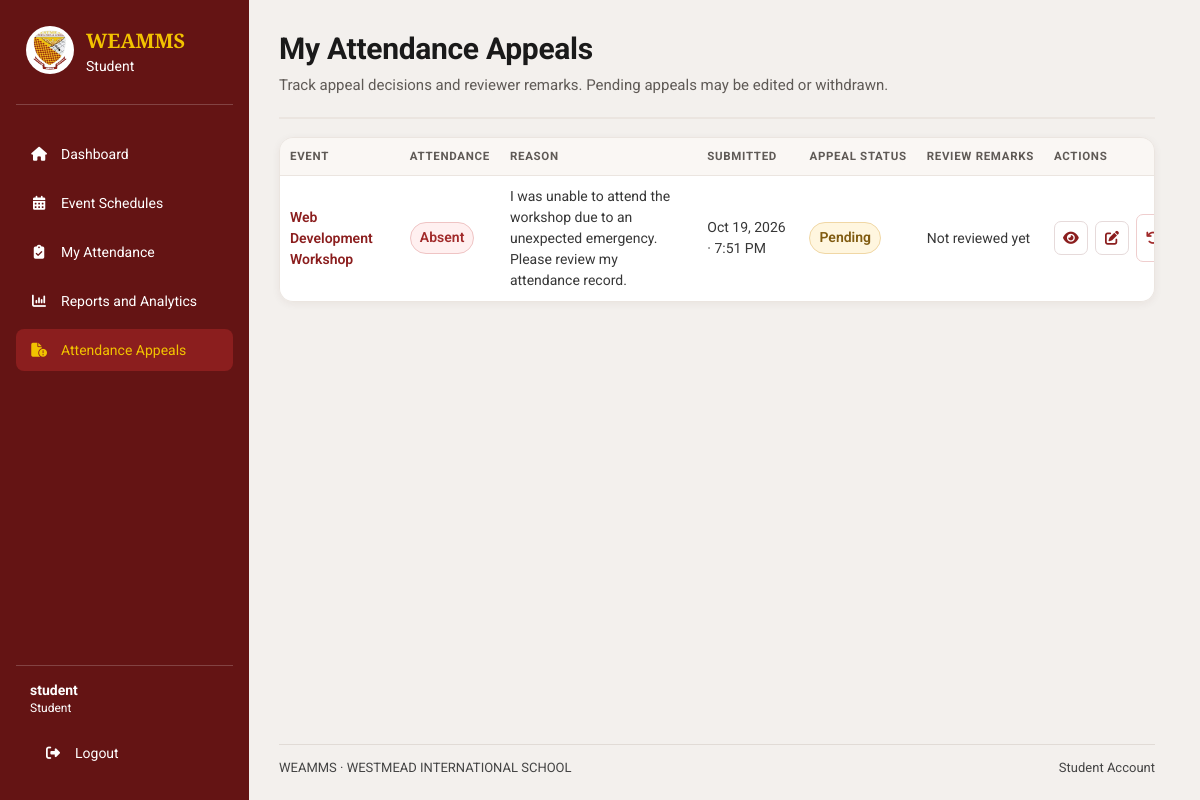
The page /student/appeals/index.php (signed in) on the database as committed earlier.
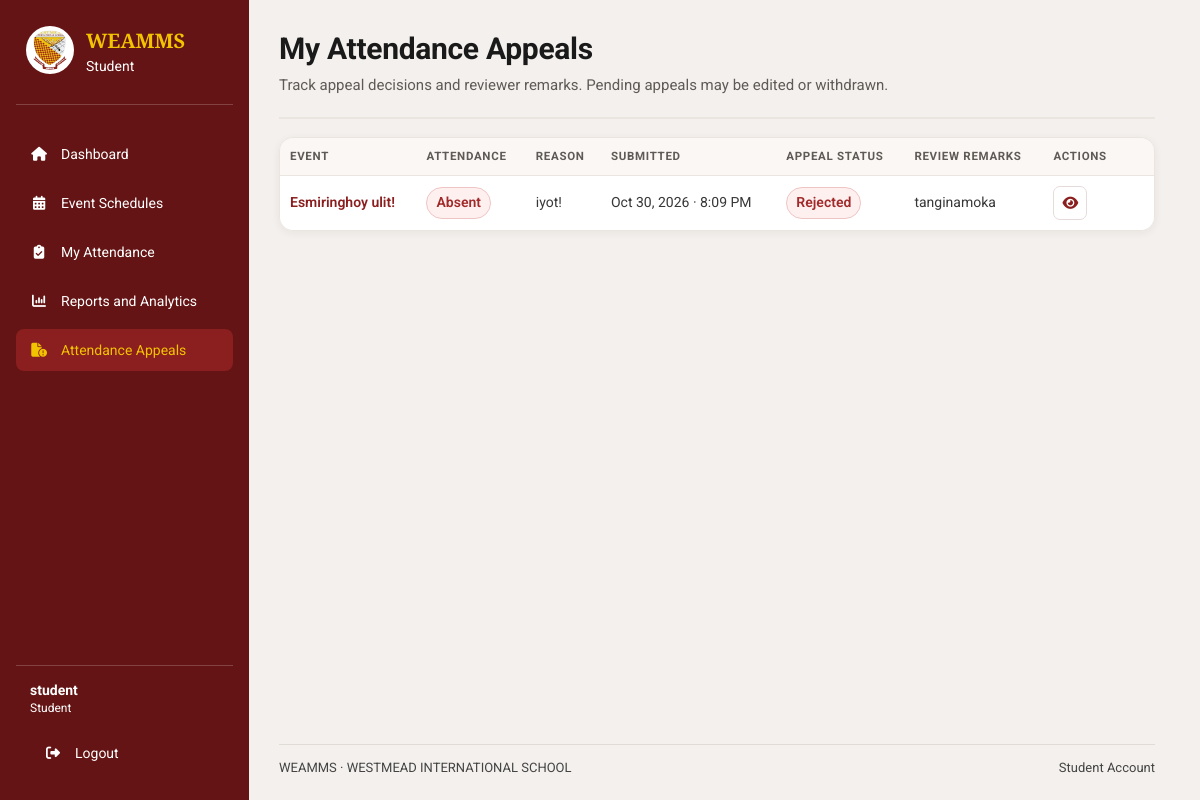
The same page on the database as committed later.
### tables this page shows
CREATE TABLE `attendance_appeals` (
  `appeal_id` bigint(20) UNSIGNED NOT NULL,
  `attendance_id` bigint(20) UNSIGNED NOT NULL,
  `student_id` bigint(20) UNSIGNED NOT NULL,
  `appeal_reason` text NOT NULL,
  `evidence_path` varchar(500) DEFAULT NULL,
  `appeal_status` enum('pending','approved','rejected','withdrawn') NOT NULL DEFAULT 'pending',
  `reviewed_by_department_head_id` bigint(20) UNSIGNED DEFAULT NULL,
  `reviewed_at` datetime DEFAULT NULL,
  `reviewer_remarks` text DEFAULT NULL,
  `submitted_at` timestamp NOT NULL DEFAULT current_timestamp(),
  `updated_at` timestamp NOT NULL DEFAULT current_timestamp() ON UPDATE current_timestamp()
);

CREATE TABLE `events` (
  `event_id` bigint(20) UNSIGNED NOT NULL,
  `department_id` bigint(20) UNSIGNED NOT NULL,
  `requested_by` bigint(20) UNSIGNED NOT NULL,
  `academic_period_id` bigint(20) UNSIGNED NOT NULL,
  `event_title` varchar(200) NOT NULL,
  `event_description` text DEFAULT NULL,
  `venue` varchar(200) DEFAULT NULL,
  `start_at` datetime NOT NULL,
  `end_at` datetime NOT NULL,
  `attendance_opens_at` datetime DEFAULT NULL,
  `attendance_closes_at` datetime DEFAULT NULL,
  `event_status` enum('pending','approved','rejected','cancelled','cancellation_requested','completed') NOT NULL DEFAULT 'pending',
  `admin_reviewed_by` bigint(20) UNSIGNED DEFAULT NULL,
  `admin_reviewed_at` datetime DEFAULT NULL,
  `admin_remarks` text DEFAULT NULL,
  `cancellation_requested_at` datetime DEFAULT NULL,
  `cancellation_requested_by` bigint(20) UNSIGNED DEFAULT NULL,
  `cancellation_request_remarks` text DEFAULT NULL,
  `created_at` timestamp NOT NULL DEFAULT current_timestamp(),
  `updated_at` timestamp NOT NULL DEFAULT current_timestamp() ON UPDATE current_timestamp()
);

CREATE TABLE `event_attendance` (
  `attendance_id` bigint(20) UNSIGNED NOT NULL,
  `event_id` bigint(20) UNSIGNED NOT NULL,
  `student_id` bigint(20) UNSIGNED NOT NULL,
  `attendance_status` enum('present','late','absent','excused') NOT NULL DEFAULT 'absent',
  `check_in_at` datetime DEFAULT NULL,
  `recorded_by_user_id` bigint(20) UNSIGNED DEFAULT NULL,
  `record_source` enum('barcode','department_head','appeal','system') NOT NULL DEFAULT 'barcode',
  `remarks` varchar(500) DEFAULT NULL,
  `created_at` timestamp NOT NULL DEFAULT current_timestamp(),
  `updated_at` timestamp NOT NULL DEFAULT current_timestamp() ON UPDATE current_timestamp()
);

### includes/student_context.php (called while the page is built, shortened)
<?php
$studentBaseUrl = BASE_URL;
function studentEscape(mixed $value): string
{
    return htmlspecialchars((string) $value, ENT_QUOTES, 'UTF-8');
}
function studentDateTime(
    ?string $value,
    string $format = 'M j, Y · g:i A'
): string {
    $timestamp = strtotime($value);
    return $timestamp === false
        ? 'Not available'
        : date($format, $timestamp);
}

### student/appeals/index.php (the view, shortened to what the changed rows need)
<?php
require_once __DIR__ . '/../../includes/student_context.php';
$stmt = $pdo->prepare(
    'SELECT
        aa.appeal_id,
        aa.appeal_reason,
        aa.appeal_status,
        aa.evidence_path,
        aa.submitted_at,
        aa.reviewed_at,
        aa.reviewer_remarks,
        ea.attendance_id,
        ea.attendance_status,
        e.event_id,
        e.event_title,
        e.start_at
     FROM attendance_appeals aa
     INNER JOIN event_attendance ea
        ON ea.attendance_id = aa.attendance_id
     INNER JOIN events e
        ON e.event_id = ea.event_id
     WHERE aa.student_id = ?
       AND ea.student_id = ?
     ORDER BY aa.submitted_at DESC, aa.appeal_id DESC'
);
$stmt->execute([
    $studentId,
    $studentId
]);
$appeals = $stmt->fetchAll(PDO::FETCH_ASSOC);
require_once __DIR__ . '/../../includes/student_layout_start.php';
$statusClass = static function ($status): string {
    $status = strtolower(trim((string) $status));
    return preg_replace('/[^a-z0-9_-]/', '', $status);
};
?>
<section class="dashboard-section student-module-page">
    <div class="section-heading">
        <div>
            <h2>My Attendance Appeals</h2>
        </div>
    </div>
    <?php if (empty($appeals)): ?>
        <div class="student-content-panel empty-state">
            <strong>No appeals submitted</strong>
            <p>
                You can appeal a disputed attendance record from My Attendance.
            </p>
            <a
                class="management-button"
                href="<?= studentEscape($studentBaseUrl) ?>/student/attendance/index.php">
                <i class="fa-solid fa-calendar-check" aria-hidden="true"></i>
                My Attendance
            </a>
        </div>
    <?php else: ?>
        <div class="student-content-panel student-table-wrap">
            <table class="student-table">
                <thead>
                    <tr>
                        <th scope="col">Event</th>
                        <th scope="col">Attendance</th>
                        <th scope="col">Reason</th>
                        <th scope="col">Submitted</th>
                        <th scope="col">Appeal status</th>
                        <th scope="col">Review remarks</th>
                        <th scope="col">Actions</th>
                    </tr>
                </thead>
                <tbody>
                    <?php foreach ($appeals as $appeal): ?>
                        <?php
                        $appealStatus = strtolower(
                            trim((string) ($appeal['appeal_status'] ?? ''))
                        );
                        $attendanceStatus = strtolower(
                            trim((string) ($appeal['attendance_status'] ?? ''))
                        );
                        $reason = (string) ($appeal['appeal_reason'] ?? '');
                        $remarks = trim(
                            (string) ($appeal['reviewer_remarks'] ?? '')
                        );
                        ?>
                        <tr>
                            <td data-label="Event">
                                <a href="<?= studentEscape($studentBaseUrl) ?>/student/events/view.php?id=<?= (int) $appeal['event_id'] ?>">
                                    <?= studentEscape($appeal['event_title'] ?? 'Untitled event') ?>
                                </a>
                            </td>
                            <td data-label="Attendance">
                                <span class="status-pill status-<?= studentEscape($statusClass($attendanceStatus)) ?>">
                                    <?= studentEscape(ucfirst($attendanceStatus ?: 'Unknown')) ?>
                                </span>
                            </td>
                            <td data-label="Reason">
                                <span title="<?= studentEscape($reason) ?>">
                                    <?= studentEscape(
                                        strlen($reason) > 140
                                            ? substr($reason, 0, 137) . '...'
                                            : $reason
                                    ) ?>
                                </span>
                            </td>
                            <td data-label="Submitted">
                                <?= studentEscape(studentDateTime($appeal['submitted_at'])) ?>
                            </td>
                            <td data-label="Appeal status">
                                <span class="status-pill status-<?= studentEscape($statusClass($appealStatus)) ?>">
                                    <?= studentEscape(ucfirst($appealStatus ?: 'Unknown')) ?>
                                </span>
                            </td>
                            <td data-label="Review remarks">
                                <?= studentEscape($remarks !== '' ? $remarks : 'Not reviewed yet') ?>
                            </td>
                            <td data-label="Actions">
                                <div class="student-appeal-actions">
                                    <a
                                        class="student-icon-action"
                                        href="<?= studentEscape($studentBaseUrl) ?>/student/appeals/view.php?id=<?= (int) $appeal['appeal_id'] ?>"
                                        title="View details"
                                        aria-label="View appeal details">
                                        <i class="fa-solid fa-eye" aria-hidden="true"></i>
                                    </a>
                                    <?php if ($appealStatus === 'pending'): ?>
                                        <a
                                            class="student-icon-action"
                                            href="<?= studentEscape($studentBaseUrl) ?>/student/appeals/edit.php?id=<?= (int) $appeal['appeal_id'] ?>"
                                            title="Edit appeal"
                                            aria-label="Edit appeal">
                                            <i class="fa-solid fa-pen-to-square" aria-hidden="true"></i>
                                        </a>
                                        <form
                                            method="post"
                                            action="<?= studentEscape($studentBaseUrl) ?>/student/appeals/withdraw.php"
                                            onsubmit="return confirm('Are you sure you want to withdraw this appeal?');">
                                            <button
                                                class="student-icon-action student-icon-withdraw"
                                                type="submit"
                                                title="Withdraw appeal"
                                                aria-label="Withdraw appeal">
                                                <i class="fa-solid fa-arrow-rotate-left" aria-hidden="true"></i>
                                            </button>
                                        </form>
                                    <?php endif; ?>
                                </div>
                            </td>
                        </tr>
                    <?php endforeach; ?>
                </tbody>
            </table>
        </div>
    <?php endif; ?>
</section>
</main>
</body>
</html>

Rows that differ between the two databases and show on the page:
changed attendance_appeals "Absent": events.event_title "Web Development Workshop" → "Esmiringhoy ulit!"; appeal_reason "I was unable to attend the workshop due to an unexpected emergency. Please review my attendance record." → "iyot!"; submitted_at "Oct 19, 2026 · 7:51 PM" → "Oct 30, 2026 · 8:09 PM"; appeal_status "Pending" → "Rejected"; reviewer_remarks "Not reviewed yet" → "tanginamoka"
